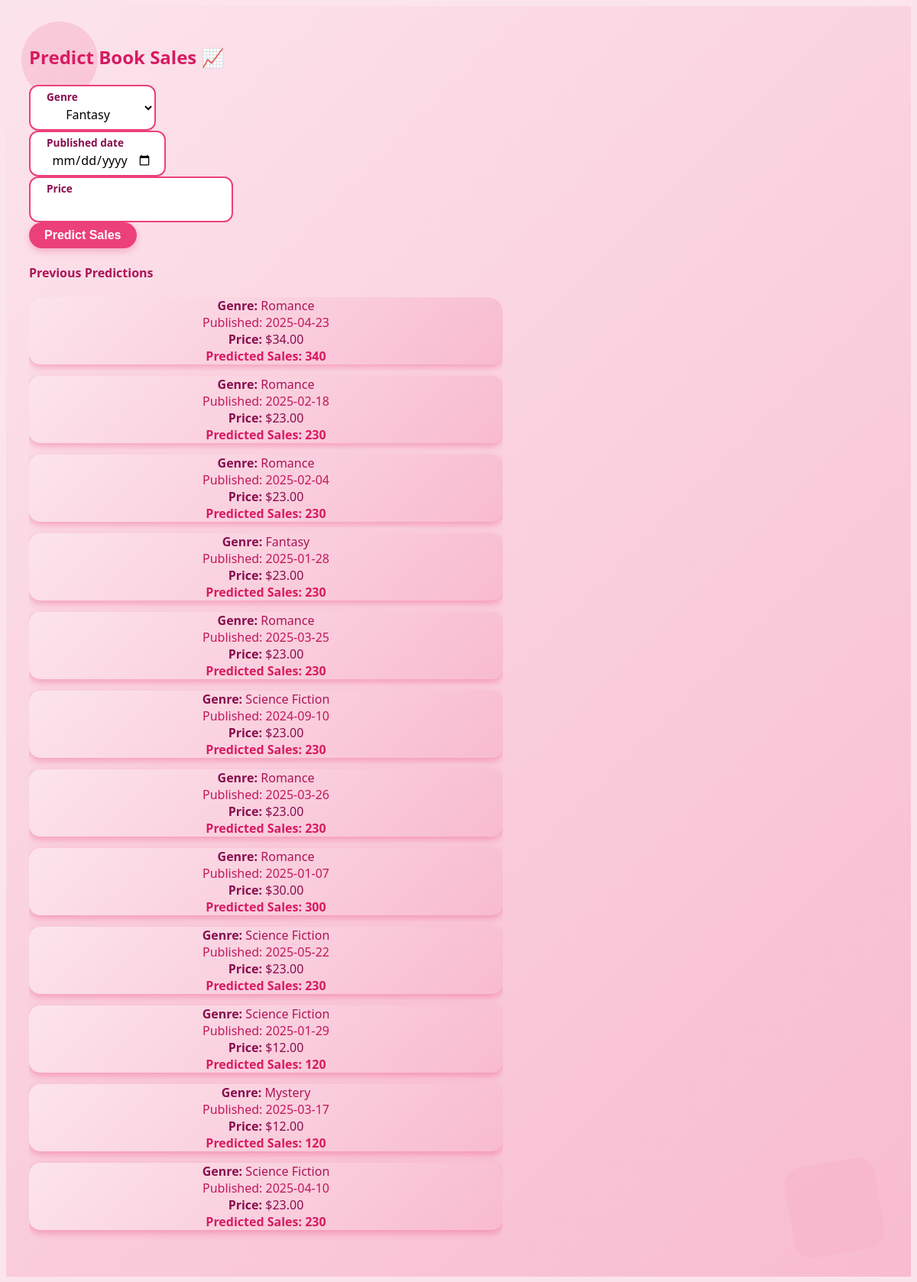
The app's page /books/sales-prediction/ with its own data.
### books/models.py (models this page shows, shortened)
class BookSalesPrediction(models.Model):
    book_title = models.CharField(max_length=255)  # Correct field name
    genre = models.CharField(max_length=50)
    published_date = models.DateField()
    price = models.DecimalField(max_digits=10, decimal_places=2)
    predicted_sales = models.IntegerField()
    uploaded_at = models.DateTimeField(auto_now_add=True)

### books/views.py (the view, shortened to what this page needs)
# urls.py: path('sales-prediction/', SalesPredictionView.as_view(), name='sales_prediction'),
class SalesPredictionView(View):
    template_name = 'books/sales_prediction.html'
    def get(self, request, *args, **kwargs):
        form = BookSalesForm()
        predictions = BookSalesPrediction.objects.all().order_by('-id')
        context = {
            'form': form,
            'prediction': None,
            'predictions': predictions,
        }
        return render(request, self.template_name, context)

### books/forms.py
class BookSalesForm(forms.ModelForm):
    genre = forms.ChoiceField(choices=GENRE_CHOICES)
    class Meta:
        model = BookSalesPrediction
        fields = ['genre', 'published_date', 'price']
        widgets = {
            'published_date': forms.DateInput(attrs={'type': 'date'}),
        }

### templates/books/sales_prediction.html (shortened to what this page needs)
    <div class="d-flex flex-column justify-content-center align-items-center min-vh-100" style="background: linear-gradient(135deg, #fce4ec, #f8bbd0); position: relative; overflow: hidden; padding: 30px;">
  <svg style="position: absolute; top: 20px; left: 20px; width: 100px; height: 100px; opacity: 0.15; transform: rotate(15deg);" viewBox="0 0 100 100" fill="#ec407a" xmlns="http://www.w3.org/2000/svg">
    <circle cx="50" cy="50" r="50"/>
  </svg>
  <svg style="position: absolute; bottom: 30px; right: 40px; width: 120px; height: 120px; opacity: 0.12; transform: rotate(-10deg);" viewBox="0 0 100 100" fill="#f48fb1" xmlns="http://www.w3.org/2000/svg">
    <rect width="100" height="100" rx="20"/>
  </svg>
  <form method="post" action="{% url 'sales_prediction' %}" novalidate class="shadow p-5 rounded-4 text-center bg-white" style="max-width: 480px; width: 100%; position: relative; z-index: 10;">
    <h2 class="mb-4 fw-bold" style="color: #d81b60; font-family: 'Segoe UI', Tahoma, Geneva, Verdana, sans-serif;">Predict Book Sales 📈</h2>
    {% for field in form %}
      <div class="form-floating mb-4 position-relative">
        {{ field }}
        <label for="{{ field.id_for_label }}" class="floating-label">{{ field.label }}</label>
      </div>
    {% endfor %}
    <button type="submit" class="btn btn-pink btn-lg w-100 fw-bold text-white" style="border-radius: 50px; background: #ec407a; border: none; transition: background-color 0.3s ease, transform 0.2s ease;">
      Predict Sales
    </button>
  </form>
  <h4 class="text-center fw-semibold my-5" style="color: #ad1457; width: 100%; max-width: 620px; position: relative; z-index: 10;">
    Previous Predictions
  </h4>
  <ul class="list-group shadow" style="max-width: 620px; width: 100%; border-radius: 20px; overflow: hidden; padding: 0; position: relative; z-index: 10;">
    {% for item in predictions %}
      <li class="list-group-item d-flex justify-content-between align-items-center previous-item px-4 py-3" style="background: linear-gradient(135deg, #fce4ec, #f8bbd0); border: none; margin-bottom: 15px; border-radius: 15px; box-shadow: 0 4px 10px rgba(233, 30, 99, 0.3); font-size: 1rem;">
        <div style="flex: 1; font-weight: 600; color: #880e4f; text-align: center;">Genre: <span style="font-weight: 400; color: #ad1457;">{{ item.genre }}</span></div>
        <div style="flex: 1; text-align: center; color: #c2185b;">Published: <span style="font-weight: 400;">{{ item.published_date|date:"Y-m-d" }}</span></div>
        <div style="flex: 1; text-align: center; font-weight: 600; color: #880e4f;">Price: <span style="font-weight: 400;">${{ item.price }}</span></div>
        <div style="flex: 1; text-align: center; font-weight: 700; color: #d81b60;">Predicted Sales: <span>{{ item.predicted_sales }}</span></div>
      </li>
    {% empty %}
      <li class="list-group-item text-center fst-italic text-muted">No predictions yet.</li>
    {% endfor %}
  </ul>
</div>

### templates/books/sales_prediction.html (style rules this page uses)
form input, form select, form textarea { border-radius: 12px !important; border: 2px solid #ec407a !important; padding: 15px !important; font-size: 1.1rem !important; font-family: 'Segoe UI', Tahoma, Geneva, Verdana, sans-serif !important; transition: border-color 0.3s ease, box-shadow 0.3s ease !important; text-align: center; background: #fff !important; }
.form-floating { position: relative; }
.form-floating input, .form-floating select, .form-floating textarea { height: 60px !important; padding: 1.6rem 1rem 0.4rem 1rem !important; font-size: 1rem !important; border-radius: 12px !important; }
.floating-label { position: absolute; left: 15px; top: 18px; font-size: 1.1rem; color: #ad1457; pointer-events: none; transition: all 0.3s ease; }
.form-floating input:focus + .floating-label, .form-floating input:not(:placeholder-shown) + .floating-label, .form-floating select:focus + .floating-label, .form-floating select:not([value=""]) + .floating-label, .form-floating textarea:focus + .floating-label, .form-floating textarea:not(:placeholder-shown) + .floating-label { top: 6px; left: 15px; font-size: 0.85rem; color: #880e4f; font-weight: 600; background: #fff; padding: 0 8px; border-radius: 5px; }
.btn-pink { background: #ec407a; border: none; border-radius: 50px; color: white; font-weight: 700; transition: background-color 0.3s ease, transform 0.2s ease; padding: 12px 0; }
.previous-item { cursor: default; transition: transform 0.3s ease, box-shadow 0.3s ease; user-select: none; }
button, .btn { padding: 8px 20px; font-size: 1rem; font-weight: 600; border-radius: 30px; border: none; cursor: pointer; transition: background-color 0.3s ease, transform 0.2s ease, box-shadow 0.3s ease; box-shadow: 0 4px 8px rgba(236, 64, 122, 0.3); background: linear-gradient(135deg, #ec407a, #d81b60); color: white; text-align: center; user-select: none; display: inline-block; white-space: nowrap; min-width: 120px; }

### records on screen
BookSalesPrediction: genre "Romance", published_date "2025-04-23", price "34.00", predicted_sales "340"
BookSalesPrediction: genre "Romance", published_date "2025-02-18", price "23.00", predicted_sales "230"
BookSalesPrediction: genre "Romance", published_date "2025-02-04", price "23.00", predicted_sales "230"
BookSalesPrediction: genre "Fantasy", published_date "2025-01-28", price "23.00", predicted_sales "230"
BookSalesPrediction: genre "Romance", published_date "2025-03-25", price "23.00", predicted_sales "230"
BookSalesPrediction: genre "Science Fiction", published_date "2024-09-10", price "23.00", predicted_sales "230"
BookSalesPrediction: genre "Romance", published_date "2025-03-26", price "23.00", predicted_sales "230"
BookSalesPrediction: genre "Romance", published_date "2025-01-07", price "30.00", predicted_sales "300"
BookSalesPrediction: genre "Science Fiction", published_date "2025-05-22", price "23.00", predicted_sales "230"
BookSalesPrediction: genre "Science Fiction", published_date "2025-01-29", price "12.00", predicted_sales "120"
BookSalesPrediction: genre "Mystery", published_date "2025-03-17", price "12.00", predicted_sales "120"
BookSalesPrediction: genre "Science Fiction", published_date "2025-04-10", price "23.00", predicted_sales "230"
